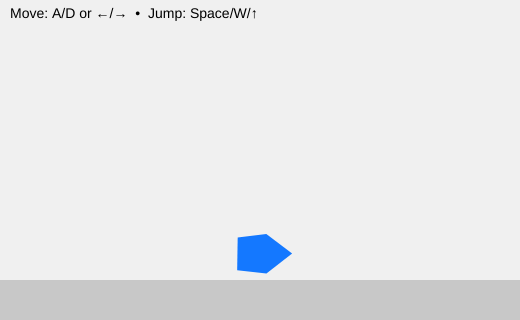
Frame 1 (no input)
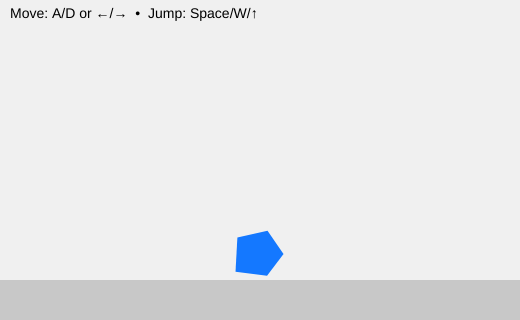
Frame 60 (no input)
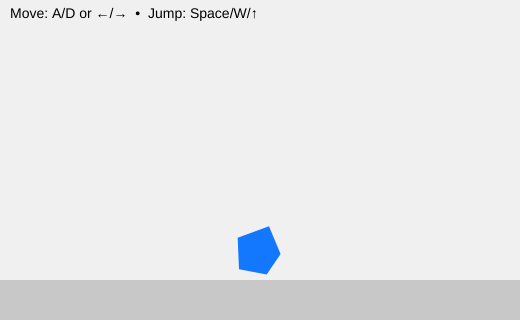
Frame 120 (the mouse pressed at the canvas centre since frame 60)

The p5.js sketch that drew these frames (run headless with seeded random() and noise() and a simulated clock; from frame 60 on, the mouse is pressed at the canvas centre):

// p5.js sketch
// ── sketch.js
// Y-position of the floor (ground level)
let floorY;

// Object representing our player character ("blob")
let blob2 = {
  // Position
  x: 260,
  y: 0,

  // Visual properties
  r: 26, // Base radius of the blob
  points: 5, // Number of points used to draw the blob shape
  wobble: 15, // How much the blob's edge can deform
  wobbleFreq: 0.9, // Controls how smooth or noisy the wobble is

  // Time values for animation
  t: 0, // Time offset for noise animation
  tSpeed: 0.01, // How fast the blob "breathes"

  // Velocity (speed)
  vx: 0, // Horizontal velocity
  vy: 0, // Vertical velocity

  // Movement tuning
  accel: 0.5, // How quickly the blob accelerates left/right
  maxRun: 4.0, // Maximum horizontal speed
  gravity: 0.6, // Constant downward force
  jumpV: -10.5, // Initial upward velocity when jumping

  // State flags
  onGround: false, // Tracks whether the blob is touching the floor

  // Friction values
  frictionAir: 0.995, // Less friction while in the air
  frictionGround: 0.88, // More friction while on the ground
};

function setup() {
  createCanvas(520, 320);

  // Position the floor near the bottom of the canvas
  floorY = height - 40;

  noStroke();
  textFont("sans-serif");
  textSize(14);

  // Start the blob resting on the floor
  blob2.y = floorY - blob2.r - 1;
}

function draw() {
  background(240);

  // --- Draw the floor ---
  fill(200);
  rect(0, floorY, width, height - floorY);

  // --- Handle horizontal input ---
  // move will be:
  // -1 for left, +1 for right, 0 for no input
  let move = 0;

  // A key or left arrow → move left
  if (keyIsDown(65) || keyIsDown(LEFT_ARROW)) move -= 1;

  // D key or right arrow → move right
  if (keyIsDown(68) || keyIsDown(RIGHT_ARROW)) move += 1;

  // Apply acceleration based on input
  blob2.vx += blob2.accel * move;

  // --- Apply friction ---
  // Use stronger friction on the ground, weaker in the air
  blob2.vx *= blob2.onGround ? blob2.frictionGround : blob2.frictionAir;

  // --- Limit horizontal speed ---
  blob2.vx = constrain(blob2.vx, -blob2.maxRun, blob2.maxRun);

  // --- Gravity and movement ---
  // Gravity always increases downward velocity
  blob2.vy += blob2.gravity;

  // Update position using velocity
  blob2.x += blob2.vx;
  blob2.y += blob2.vy;

  // --- Ground collision detection ---
  // Check if the blob has gone below the floor
  if (blob2.y + blob2.r >= floorY) {
    // Snap blob back to the floor
    blob2.y = floorY - blob2.r;

    // Stop downward movement
    blob2.vy = 0;

    // Blob is now grounded
    blob2.onGround = true;
  } else {
    blob2.onGround = false;
  }

  // --- Keep blob inside the screen horizontally ---
  blob2.x = constrain(blob2.x, blob2.r, width - blob2.r);

  // --- Animate the blob shape ---
  // Advance time for noise-based wobble
  blob2.t += blob2.tSpeed;

  // Draw the blob
  drawBlob(blob2);

  // --- UI text ---
  fill(0);
  text("Move: A/D or ←/→  •  Jump: Space/W/↑", 10, 18);
}

// Draws a soft, organic blob using Perlin noise
function drawBlob(b) {
  fill(20, 120, 255);
  beginShape();

  // Loop around a full circle
  for (let i = 0; i < b.points; i++) {
    // Angle around the circle
    const a = (i / b.points) * TAU;

    // Sample Perlin noise using the angle and time
    // This creates smooth, animated deformation
    const n = noise(
      cos(a) * b.wobbleFreq + 100,
      sin(a) * b.wobbleFreq + 100,
      b.t,
    );

    // Map noise value to a radius offset
    const r = b.r + map(n, 0, 1, -b.wobble, b.wobble);

    // Convert polar coordinates to screen space
    vertex(b.x + cos(a) * r, b.y + sin(a) * r);
  }

  endShape(CLOSE);
}

// Handle jump input (only triggers once per key press)
function keyPressed() {
  // Jump only if the blob is on the ground
  if (
    (key === " " || key === "W" || key === "w" || keyCode === UP_ARROW) &&
    blob2.onGround
  ) {
    // Apply an instant upward velocity
    blob2.vy = blob2.jumpV;

    // Blob is now airborne
    blob2.onGround = false;
  }
}

/* Quick tuning notes for students:
   Slippery floor → frictionGround = 0.95
   Higher jump    → jumpV = -12
   Heavier feel   → gravity = 0.8
*/
